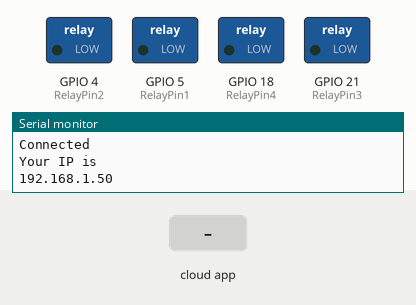
This sketch was run on a simulated ESP32. On the bench: switched loads named in the sketch (green lamp = pin HIGH), the last lines printed to the serial monitor. The inputs (shaded band) are chosen by the test bench. WiFi joins after 1.5 s; servers stay silent unless stated.

Above: at 5.7 s.
5.8 s: the phone or cloud app sets luz.vermelha to 255
At 7.0 s:
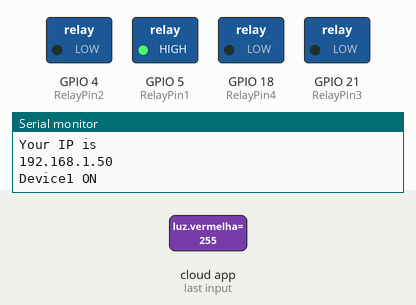
7.3 s: the phone or cloud app sets cama to 255
At 8.3 s:
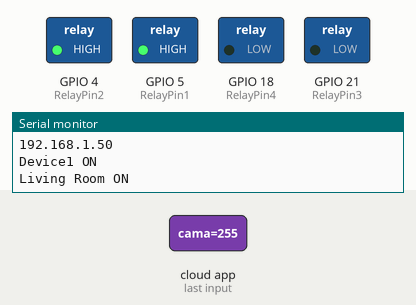
8.8 s: the phone or cloud app sets cadeira to 255
At 9.4 s:
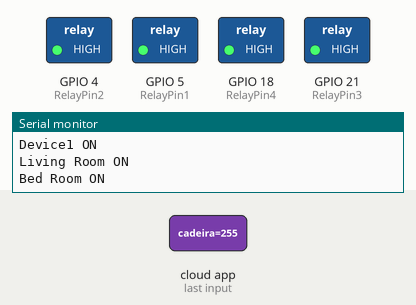
10.3 s: the phone or cloud app sets luz.verde to 0
At 11.5 s:
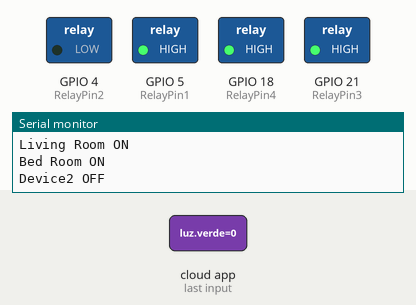
11.8 s: the phone or cloud app sets luz.azul to 0
At 12.9 s:
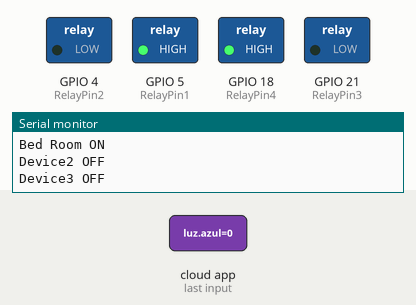
13.3 s: the phone or cloud app sets cama to 0
At 14.0 s:
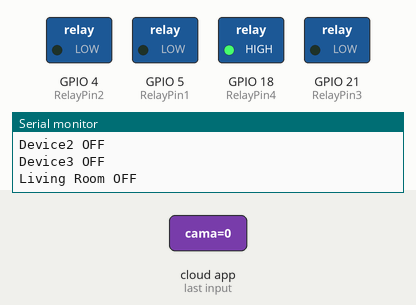
Timing chart, 0 to 15.8 s (numbered marks = the images above; inputs shaded):
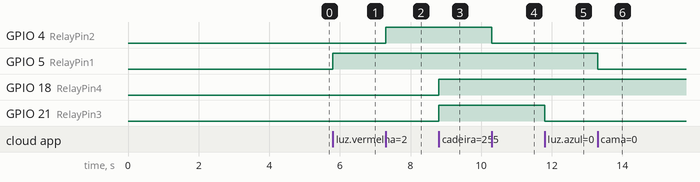

The sketch:

alexa_casa.ino
```cpp
/**********************************************************************************
* Home Automation with Alexa and NodeMCU - UPDATE
* correção Marcos Chaves Novembro/2022
* Code based on original article by Marcelo Rovai:
* Alexa - NodeMCU: WeMo Emulation Made Simple:
* https://www.hackster.io/mjrobot/alexa-nodemcu-wemo-emulation-made-simple-c6c1f2
*
* and updated from WeMo Emulation using FauxmoESP Library to Espalexa library:
* https://github.com/Aircoookie/Espalexa
*
* Espalexa is a library for ESP8266-based devices and ESP32 that emulates parts of
* the SSDP protocol and the Philips hue API, just enough so it can be discovered
* and controlled by Alexa-powered devices like the Amazon Echo or the Dot.
*
* 7 "devices" to be discovered:
*
*  4 Simple IoT devices
*   ==> Red Light    (Light1)    ==> Relay 1 ==> NodeMCU D1 (GPIO5)  - Living Room
*   ==> Blue Light   (Light2)    ==> Relay 3 ==> NodeMCU D5 (GPIO14) - Bed Room
*   ==> Green Light  (Outlet1)   ==> Relay 2 ==> NodeMCU D2 (GPIO4)  - Living Room
*   ==> Yellow Light (Outlet2)   ==> Relay 4 ==> NodeMCU D6 (GPIO12) - Bed Room
*
*  3 Groups of devices
*   ==> All Home Devices
*   ==> Living Room (Light1 and Outlet1 or Red/Green leds on testing phase)
*   ==> Bed Room (Light2 and Outlet2 or Blue/Yellow leds on testing phase)
*
*  To discovery devices for the first time, use Alexa app on your smartphoneuse or
*  a direct voice commnad:  "Alexa, discovery devices" (wait around 45 seconds)
*
*  To activate a device or a group of devices (Device functions), you should use
*  voice commands, like:
*  "Alexa, turn on (off) Light1" or "..., turn on (off) Red Light" on testing phase
*  "Alexa, turn on Living Room" or "..., turn off Living Room"
*  "Alexa, turn on All Home Devices" or "..., turn off All Home Devices"
*
*  For Device connected on Relay 1, a "dimmer" was also coded. so you can say:
*   "Alexa, turn on Red Light 50 percent" on testing phase and you will get proportional light
*
*  Developed by Marcelo Rovai on 29Dec20
*  Visit my blog: https://MJRoBot.org
  *********************************************************************************/

#ifdef ARDUINO_ARCH_ESP32
#include <WiFi.h>
#else
#include <ESP8266WiFi.h>
#endif
#include <Espalexa.h>

// setting PWM properties
const int freq = 5000;
const int ledChannel = 0;
const int resolution = 8;

// define the GPIO connected with Relays

#define RelayPin1 5  //D1
#define RelayPin2 4  //D2
#define RelayPin3 21 //D5
#define RelayPin4 18 //D6

//direct callback functions
void device1Changed(uint8_t brightness);
void device2Changed(uint8_t brightness);
void device3Changed(uint8_t brightness);
void device4Changed(uint8_t brightness);

//special callback functions
void devFunc1Changed(uint8_t brightness);
void devFunc2Changed(uint8_t brightness);
void devFunc3Changed(uint8_t brightness);

// device names
String Device_1_Name = "luz vermelha";
String Device_2_Name = "luz verde";
String Device_3_Name = "luz azul";
String Device_4_Name = "luz amarela";

// device_function names
String Dev_Func_1_Name = "cama";
String Dev_Func_2_Name = "cadeira";
String Dev_Func_3_Name = "todos dispositivos";

Espalexa espalexa;

// prototypes
boolean connectWifi();

// WiFi Credentials
const char* ssid = "Isaweb_5";
const char* password = "aula#mcr2022";

boolean wifiConnected = false;

void setup()
{
  Serial.begin(115200);

  pinMode(RelayPin1, OUTPUT);
  pinMode(RelayPin2, OUTPUT);
  pinMode(RelayPin3, OUTPUT);
  pinMode(RelayPin4, OUTPUT);

    // configure LED PWM functionalitites
  ledcSetup(ledChannel, freq, resolution);

  // attach the channel to the GPIO to be controlled
  ledcAttachPin(RelayPin1, ledChannel);

  // Initialise wifi connection
WiFi.disconnect();
 delay(3000);
 Serial.println("START");

  wifiConnected = connectWifi();
 Serial.println("Connected");
 Serial.println("Your IP is");
 Serial.println((WiFi.localIP()));

  if (wifiConnected)
  {

    // Define your devices here.
    espalexa.addDevice(Device_1_Name, device1Changed);
    espalexa.addDevice(Device_2_Name, device2Changed);
    espalexa.addDevice(Device_3_Name, device3Changed);
    espalexa.addDevice(Device_4_Name, device4Changed);

    // Define your devices functions here.
    espalexa.addDevice(Dev_Func_1_Name, devFunc1Changed);
    espalexa.addDevice(Dev_Func_2_Name, devFunc2Changed);
    espalexa.addDevice(Dev_Func_3_Name, devFunc3Changed);

   espalexa.begin();

  }

}

void loop()
{
  espalexa.loop();
  delay(1);
}

//our callback functions
void device1Changed(uint8_t brightness){

  //Control the device
  if (brightness == 255)
    {
      digitalWrite(RelayPin1, HIGH);
      Serial.println("Device1 ON");
    }
  else if (brightness == 0)
  {
    digitalWrite(RelayPin1, LOW);
    Serial.println("Device1 OFF");
  }
  else
  {
    int brigh_perc = (brightness/255.)*100;
    ledcWrite(RelayPin1, brightness);
   // analogWrite(RelayPin1, brightness);
    Serial.print("Device1 Brightness: ");
    Serial.print(brigh_perc);
    Serial.println("%");

  }
}

void device2Changed(uint8_t brightness)
{
  //Control the device
  if (brightness == 255)
    {
      digitalWrite(RelayPin2, HIGH);
      Serial.println("Device2 ON");
    }
  else
  {
    digitalWrite(RelayPin2, LOW);
    Serial.println("Device2 OFF");
  }
}

void device3Changed(uint8_t brightness)
{
  //Control the device
  if (brightness == 255)
    {
      digitalWrite(RelayPin3, HIGH);
      Serial.println("Device3 ON");
    }
  else
  {
    digitalWrite(RelayPin3, LOW);
    Serial.println("Device3 OFF");
  }
}

void device4Changed(uint8_t brightness)
{
  //Control the device
  if (brightness == 255)
    {
      digitalWrite(RelayPin4, HIGH);
      Serial.println("Device4 ON");
    }
  else
  {
    digitalWrite(RelayPin4, LOW);
    Serial.println("Device4 OFF");
  }
}


void devFunc1Changed(uint8_t brightness)
{
  //Control the device
  if (brightness == 255)
    {
      digitalWrite(RelayPin1, HIGH);
      digitalWrite(RelayPin2, HIGH);
      Serial.println("Living Room ON");
    }
  else
  {
      digitalWrite(RelayPin1, LOW);
      digitalWrite(RelayPin2, LOW);
      Serial.println("Living Room OFF");
  }
}

void devFunc2Changed(uint8_t brightness)
{
  //Control the device
  if (brightness == 255)
    {
      digitalWrite(RelayPin3, HIGH);
      digitalWrite(RelayPin4, HIGH);
      Serial.println("Bed Room ON");
    }
  else
  {
      digitalWrite(RelayPin3, LOW);
      digitalWrite(RelayPin4, LOW);
      Serial.println("Bed Room OFF");
  }
}

void devFunc3Changed(uint8_t brightness)
{
  //Control the device
  if (brightness == 255)
    {
      digitalWrite(RelayPin1, HIGH);
      digitalWrite(RelayPin2, HIGH);
      digitalWrite(RelayPin3, HIGH);
      digitalWrite(RelayPin4, HIGH);
      Serial.println("All Home Devices ON");
    }
  else
  {
      digitalWrite(RelayPin1, LOW);
      digitalWrite(RelayPin2, LOW);
      digitalWrite(RelayPin3, LOW);
      digitalWrite(RelayPin4, LOW);
      Serial.println("All Home Devices OFF");
  }
}

// connect to wifi  returns true if successful or false if not
boolean connectWifi()
{
  boolean state = true;
  int i = 0;

  WiFi.mode(WIFI_STA);
  WiFi.begin(ssid, password);
  Serial.println("");
  Serial.println("Connecting to WiFi");

  // Wait for connection
  Serial.print("Connecting...");
  while (WiFi.status() != WL_CONNECTED) {
    delay(500);
    Serial.print(".");
    if (i > 20) {
      state = false; break;
    }
    i++;
  }
  Serial.println("");
  if (state) {
    Serial.print("Connected to ");
    Serial.println(ssid);
    Serial.print("IP address: ");
    Serial.println(WiFi.localIP());
  }
  else {
    Serial.println("Connection failed.");
  }
  return state;
}
```

Measured:
- after the input at 5.8 s, GPIO 5 (RelayPin1): LOW → HIGH at once
- after the input at 7.3 s, GPIO 4 (RelayPin2): LOW → HIGH at once
- after the input at 8.8 s, GPIO 18 (RelayPin4), GPIO 21 (RelayPin3): LOW → HIGH at once
- after the input at 10.3 s, GPIO 4 (RelayPin2): HIGH → LOW at once
- after the input at 11.8 s, GPIO 21 (RelayPin3): HIGH → LOW at once
- after the input at 13.3 s, GPIO 5 (RelayPin1): HIGH → LOW at once
